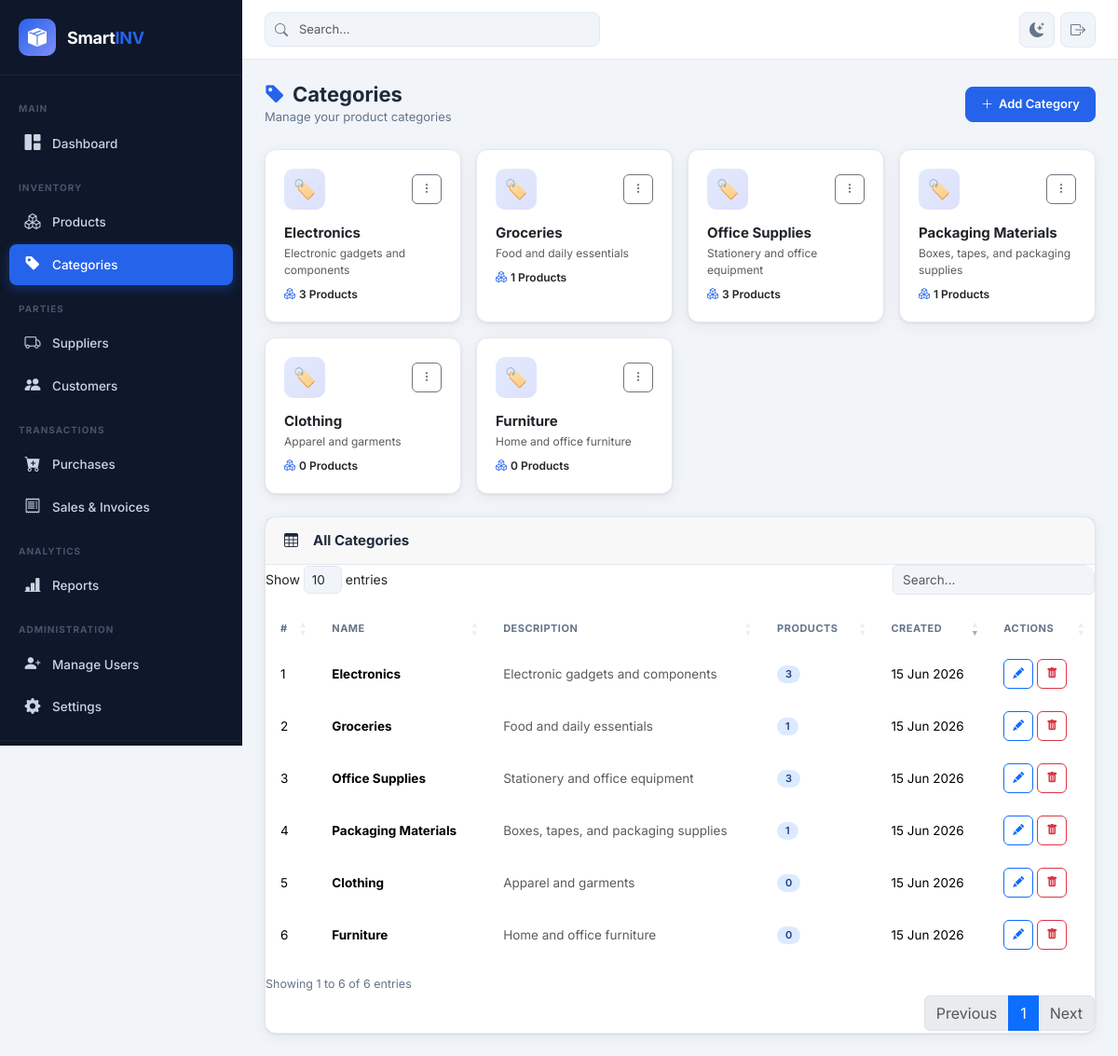
Screenshot of /admin/categories.php (signed in) with the database file from the repository.
### tables this page shows
CREATE TABLE IF NOT EXISTS `categories` (
  `id` INT UNSIGNED AUTO_INCREMENT PRIMARY KEY,
  `name` VARCHAR(100) NOT NULL,
  `description` TEXT DEFAULT NULL,
  `created_at` DATETIME NOT NULL DEFAULT CURRENT_TIMESTAMP
);

### includes/database.php (called while the page is built, shortened)
<?php
class Database {
    private static ?Database $instance = null;
    private PDO $pdo;
    private function __construct() {
        $dsn = 'mysql:host=' . DB_HOST . ';dbname=' . DB_NAME . ';charset=' . DB_CHARSET;
        $options = [
            PDO::ATTR_ERRMODE            => PDO::ERRMODE_EXCEPTION,
            PDO::ATTR_DEFAULT_FETCH_MODE => PDO::FETCH_ASSOC,
            PDO::ATTR_EMULATE_PREPARES   => false,
        ];
        try {
            $this->pdo = new PDO($dsn, DB_USER, DB_PASS, $options);
        } catch (PDOException $e) {
            die(json_encode(['status' => 'error', 'message' => 'Database connection failed: ' . $e->getMessage()]));
        }
    }
    public static function getInstance(): Database {
        if (self::$instance === null) {
            self::$instance = new Database();
        }
        return self::$instance;
    }
    public function query(string $sql, array $params = []): PDOStatement {
        $stmt = $this->pdo->prepare($sql);
        $stmt->execute($params);
        return $stmt;
    }
    public function fetchOne(string $sql, array $params = []): array|false {
        return $this->query($sql, $params)->fetch();
    }
    public function fetchAll(string $sql, array $params = []): array {
        return $this->query($sql, $params)->fetchAll();
    }
}
function db(): Database {
    return Database::getInstance();
}

### includes/functions.php (called while the page is built, shortened)
<?php
require_once __DIR__ . '/database.php';
function getSettings(): array {
    static $settings = null;
    if ($settings === null) {
        $settings = db()->fetchOne('SELECT * FROM settings LIMIT 1') ?: [];
    }
    return $settings;
}
function formatDate(string $date): string {
    return date('d M Y', strtotime($date));
}
function e(mixed $val): string {
    return htmlspecialchars((string)($val ?? ''), ENT_QUOTES, 'UTF-8');
}

### includes/auth.php (called while the page is built, shortened)
<?php
require_once __DIR__ . '/database.php';
require_once __DIR__ . '/functions.php';
function hasRole(string ...$roles): bool {
    return in_array($_SESSION['user_role'] ?? '', $roles, true);
}

### admin/categories.php (the view, shortened to what this page needs)
<?php
require_once '../includes/auth.php';
require_once '../includes/functions.php';
$categories = db()->fetchAll("
    SELECT c.*, COUNT(p.id) AS product_count
    FROM categories c
    LEFT JOIN products p ON p.category_id = c.id AND p.status = 1
    GROUP BY c.id
    ORDER BY c.created_at DESC
");
include '../includes/header.php';
include '../includes/sidebar.php';
?>
<div class="main-content">
  <header class="app-header">
    <div class="header-search"><div class="search-wrapper"><i class="bi bi-search search-icon"></i><input type="text" class="form-control" placeholder="Search..." /></div></div>
    <div class="header-actions">
      <button class="header-btn" id="darkModeToggle"><i class="bi bi-moon-stars-fill" id="darkModeIcon"></i></button>
      <a href="<?= APP_URL ?>/logout.php" class="header-btn"><i class="bi bi-box-arrow-right"></i></a>
    </div>
  </header>
  <main class="page-content">
    <div class="page-header">
      <div>
        <h1 class="page-title"><i class="bi bi-tag-fill me-2 text-primary-custom"></i>Categories</h1>
        <p class="page-subtitle">Manage your product categories</p>
      </div>
      <button class="btn btn-primary" data-bs-toggle="modal" data-bs-target="#categoryModal" id="addCatBtn">
        <i class="bi bi-plus-lg"></i> Add Category
      </button>
    </div>
    <div class="row g-3 mb-4">
      <?php foreach ($categories as $cat): ?>
      <div class="col-sm-6 col-md-4 col-lg-3">
        <div class="card h-100" style="transition:transform .2s,box-shadow .2s;" onmouseover="this.style.transform='translateY(-4px)';this.style.boxShadow='var(--shadow-lg)'" onmouseout="this.style.transform='';this.style.boxShadow=''">
          <div class="card-body">
            <div class="d-flex align-items-center justify-content-between mb-3">
              <div style="width:44px;height:44px;border-radius:10px;background:linear-gradient(135deg,#2563eb22,#818cf844);display:flex;align-items:center;justify-content:center;font-size:20px;">
                🏷️
              </div>
              <div class="dropdown">
                <button class="btn btn-icon btn-outline-secondary btn-sm" data-bs-toggle="dropdown"><i class="bi bi-three-dots-vertical"></i></button>
              </div>
            </div>
            <h3 class="fw-700 mb-1" style="font-size:15px;"><?= e($cat['name']) ?></h3>
            <p class="text-muted fs-12 mb-2"><?= e($cat['description'] ?: 'No description') ?></p>
            <div class="d-flex align-items-center gap-1">
              <i class="bi bi-boxes text-primary-custom fs-12"></i>
              <span class="fs-12 fw-600"><?= $cat['product_count'] ?> Products</span>
            </div>
          </div>
        </div>
      </div>
      <?php endforeach; ?>
    </div>
    <div class="card">
      <div class="card-header">
        <h2 class="card-title"><i class="bi bi-table me-2"></i>All Categories</h2>
      </div>
      <div class="card-body p-0">
        <div class="table-responsive">
          <table class="table" id="categoriesTable">
            <thead>
              <tr><th>#</th><th>Name</th><th>Description</th><th>Products</th><th>Created</th><th>Actions</th></tr>
            </thead>
            <tbody>
              <?php foreach ($categories as $i => $cat): ?>
              <tr>
                <td><?= $i + 1 ?></td>
                <td><strong><?= e($cat['name']) ?></strong></td>
                <td class="text-muted"><?= e($cat['description'] ?: '—') ?></td>
                <td><span class="badge badge-primary"><?= $cat['product_count'] ?></span></td>
                <td><?= formatDate($cat['created_at']) ?></td>
                <td>
                  <div class="d-flex gap-1">
                    <a href="?edit=<?= $cat['id'] ?>" class="btn btn-sm btn-outline-primary btn-icon" data-bs-toggle="tooltip" title="Edit">
                      <i class="bi bi-pencil-fill"></i>
                    </a>
                    <a href="?delete=<?= $cat['id'] ?>" class="btn btn-sm btn-outline-danger btn-icon"
                       onclick="return confirm('Delete this category?')" data-bs-toggle="tooltip" title="Delete">
                      <i class="bi bi-trash-fill"></i>
                    </a>
                  </div>
                </td>
              </tr>
              <?php endforeach; ?>
            </tbody>
          </table>
        </div>
      </div>
    </div>
  </main>
</div>
<?php
include '../includes/footer.php';
?>

### includes/header.php (shortened to what this page needs)
<?php
require_once __DIR__ . '/functions.php';
$settings = getSettings();
$theme = $_COOKIE['smartinv_theme'] ?? ($settings['theme'] ?? 'light');
?>
<!DOCTYPE html>
<html lang="en" data-theme="<?= e($theme) ?>">
<head>
  <link rel="stylesheet" href="https://cdn.jsdelivr.net/npm/bootstrap@5.3.3/dist/css/bootstrap.min.css" />
  <link rel="stylesheet" href="https://cdn.jsdelivr.net/npm/bootstrap-icons@1.11.3/font/bootstrap-icons.min.css" />
  <link rel="stylesheet" href="https://cdn.datatables.net/1.13.7/css/dataTables.bootstrap5.min.css" />
  <link rel="stylesheet" href="https://cdn.datatables.net/responsive/2.5.0/css/responsive.bootstrap5.min.css" />
  <link rel="stylesheet" href="https://cdn.jsdelivr.net/npm/sweetalert2@11/dist/sweetalert2.min.css" />
  <link rel="stylesheet" href="<?= APP_URL ?>/assets/css/style.css" />
</head>
<body>

### includes/sidebar.php (shortened to what this page needs)
<?php
require_once __DIR__ . '/auth.php';
$currentPage = basename($_SERVER['PHP_SELF']);
function isActive(array $pages): string {
    global $currentPage;
    return in_array($currentPage, $pages) ? 'active' : '';
}
?>
<aside class="sidebar" id="appSidebar">
  <div class="sidebar-brand">
    <div class="sidebar-brand-icon">
      <i class="bi bi-box-seam-fill"></i>
    </div>
    <div class="sidebar-brand-text">Smart<span>INV</span></div>
  </div>
  <nav class="sidebar-nav">
    <div class="nav-section-label">Main</div>
    <div class="sidebar-item">
      <a href="<?= APP_URL ?>/admin/dashboard.php" class="sidebar-link <?= isActive(['dashboard.php']) ?>">
        <i class="bi bi-grid-1x2-fill nav-icon"></i>
        <span>Dashboard</span>
      </a>
    </div>
    <div class="nav-section-label">Inventory</div>
    <div class="sidebar-item">
      <a href="<?= APP_URL ?>/admin/products.php" class="sidebar-link <?= isActive(['products.php','add-product.php','edit-product.php']) ?>">
        <i class="bi bi-boxes nav-icon"></i>
        <span>Products</span>
      </a>
    </div>
    <div class="sidebar-item">
      <a href="<?= APP_URL ?>/admin/categories.php" class="sidebar-link <?= isActive(['categories.php']) ?>">
        <i class="bi bi-tag-fill nav-icon"></i>
        <span>Categories</span>
      </a>
    </div>
    <div class="nav-section-label">Parties</div>
    <div class="sidebar-item">
      <a href="<?= APP_URL ?>/admin/suppliers.php" class="sidebar-link <?= isActive(['suppliers.php']) ?>">
        <i class="bi bi-truck nav-icon"></i>
        <span>Suppliers</span>
      </a>
    </div>
    <div class="sidebar-item">
      <a href="<?= APP_URL ?>/admin/customers.php" class="sidebar-link <?= isActive(['customers.php']) ?>">
        <i class="bi bi-people-fill nav-icon"></i>
        <span>Customers</span>
      </a>
    </div>
    <div class="nav-section-label">Transactions</div>
    <div class="sidebar-item">
      <a href="<?= APP_URL ?>/admin/purchases.php" class="sidebar-link <?= isActive(['purchases.php']) ?>">
        <i class="bi bi-cart-plus-fill nav-icon"></i>
        <span>Purchases</span>
      </a>
    </div>
    <div class="sidebar-item">
      <a href="<?= APP_URL ?>/admin/sales.php" class="sidebar-link <?= isActive(['sales.php']) ?>">
        <i class="bi bi-receipt nav-icon"></i>
        <span>Sales & Invoices</span>
      </a>
    </div>
    <div class="nav-section-label">Analytics</div>
    <div class="sidebar-item">
      <a href="<?= APP_URL ?>/admin/reports.php" class="sidebar-link <?= isActive(['reports.php']) ?>">
        <i class="bi bi-bar-chart-line-fill nav-icon"></i>
        <span>Reports</span>
      </a>
    </div>
    <?php if (hasRole('admin', 'manager')): ?>
    <div class="nav-section-label">Administration</div>
    <?php if (hasRole('admin')): ?>
    <div class="sidebar-item">
      <a href="<?= APP_URL ?>/register.php" class="sidebar-link <?= isActive(['register.php']) ?>">
        <i class="bi bi-person-plus-fill nav-icon"></i>
        <span>Manage Users</span>
      </a>
    </div>
    <?php endif; ?>
    <div class="sidebar-item">
      <a href="<?= APP_URL ?>/admin/settings.php" class="sidebar-link <?= isActive(['settings.php']) ?>">
        <i class="bi bi-gear-fill nav-icon"></i>
        <span>Settings</span>
      </a>
    </div>
    <?php endif; ?>
  </nav>
  <div class="sidebar-footer">
  </div>
</aside>

### includes/footer.php (shortened to what this page needs)
</body>
</html>

### rows the page displays
categories: name "Electronics", description "Electronic gadgets and components", product_count "3", created_at "15 Jun 2026"
categories: name "Groceries", description "Food and daily essentials", product_count "1", created_at "15 Jun 2026"
categories: name "Office Supplies", description "Stationery and office equipment", product_count "3", created_at "15 Jun 2026"
categories: name "Packaging Materials", description "Boxes, tapes, and packaging supplies", product_count "1", created_at "15 Jun 2026"
categories: name "Clothing", description "Apparel and garments", product_count "0", created_at "15 Jun 2026"
categories: name "Furniture", description "Home and office furniture", product_count "0", created_at "15 Jun 2026"
